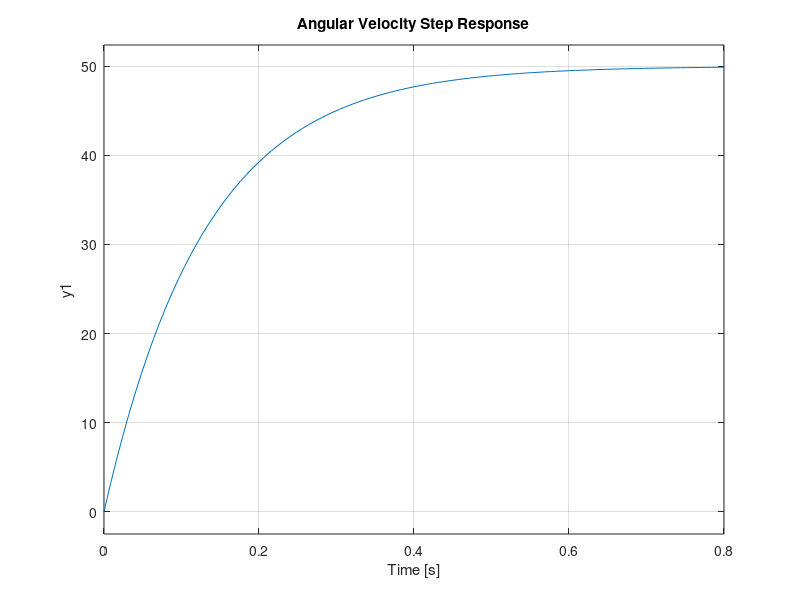
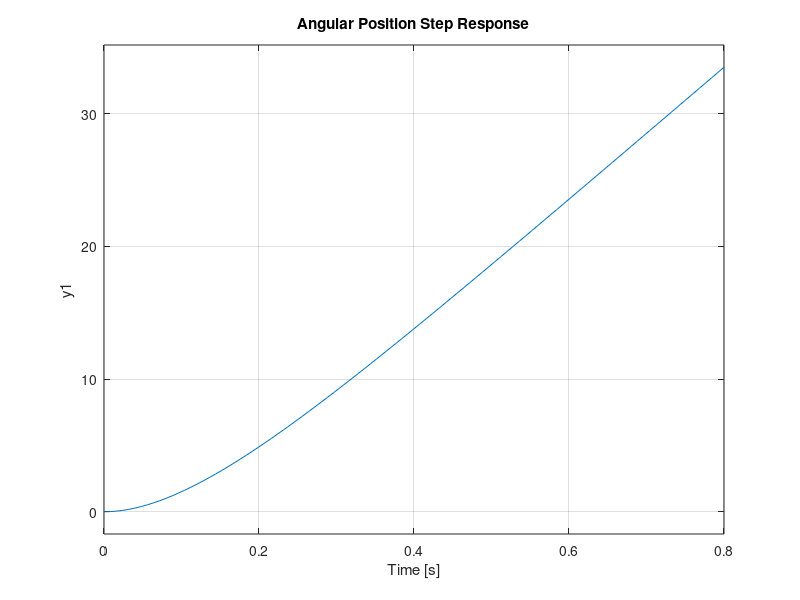
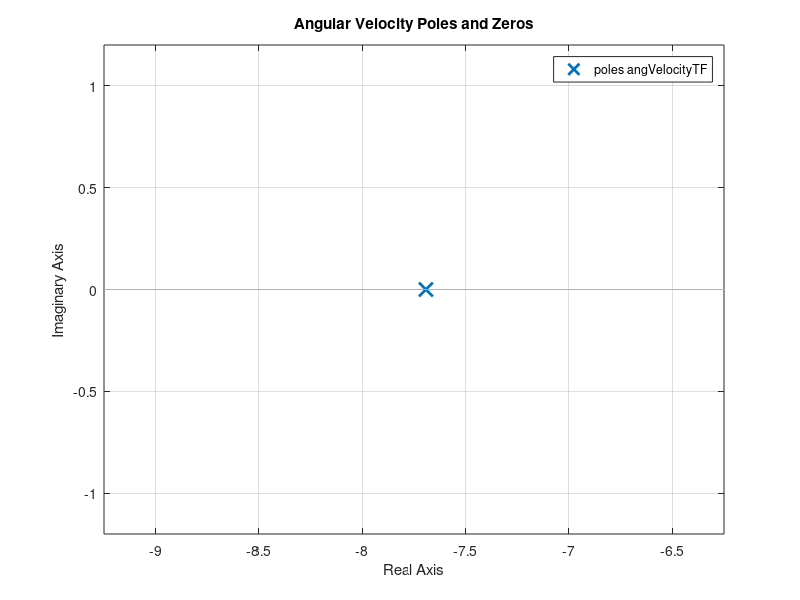
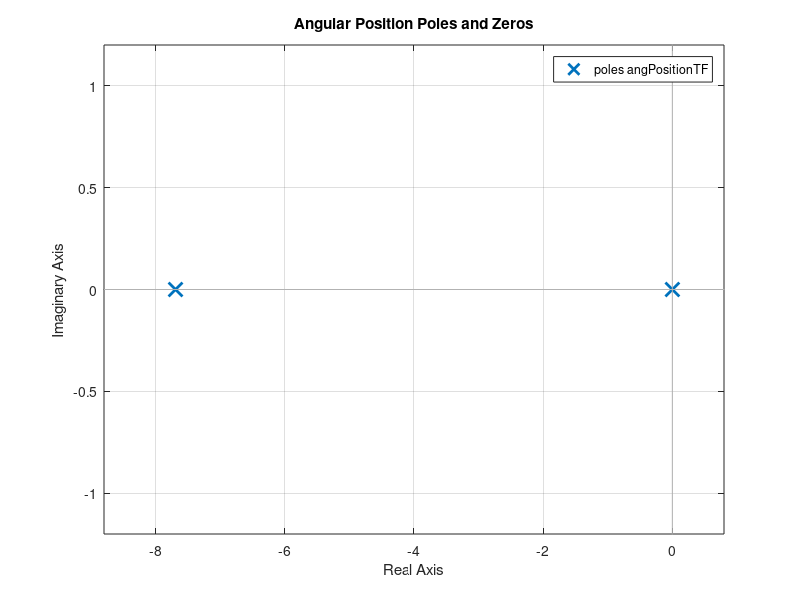

Write the MATLAB code that produced these figures, in order.
%Question 1 & Question 2
%Angular Velocity vs Voltage
clc; close all; clear;
angVelocityTF = tf([50],[0.13, 1]);
figure()
step(angVelocityTF);
title('Angular Velocity Step Response');
fprintf('Angular Velocity Transfer Function | ');
fprintf('Stable System per BIBO definition\n');
%Angular Position vs Voltage
angPositionTF = tf([50], [0.13,1,0]);
figure()
step(angPositionTF);
title('Angular Position Step Response');
fprintf('Angular Position Transfer Function | ');
fprintf('Unstable System per BIBO definition\n');

%Question 3 & Question 4
[z1,p1] = zpkdata(angVelocityTF);
z1 = cell2mat(z1);
p1 = cell2mat(p1);
fprintf('Angular Velocity\n');
fprintf('Zeros | %g\n',z1);
fprintf('Poles | %g\n',p1);
fprintf('Stable System\n')
[z2,p2] = zpkdata(angPositionTF);
z2 = cell2mat(z2);
p2 = cell2mat(p2);
fprintf('Angular Position\n');
fprintf('Zeros | %g\n',z2);
fprintf('Poles | %g | %g\n',p2(1),p2(2));
fprintf('Marginally Stable System\n');
figure()
pzmap(angVelocityTF);
title('Angular Velocity Poles and Zeros')
figure()
pzmap(angPositionTF);
title('Angular Position Poles and Zeros');

%Question 8
K = 63.881;
tau = 0.096;
closedLoopSystem = tf([K/tau],[1,(1/tau), K/tau]);
figure()
step(closedLoopSystem)
title('Closed Loop Transfer Function Step Response');
fprintf('Closed Loop Transfer Function | ');
fprintf('Stable System per BIBO definition\n');
